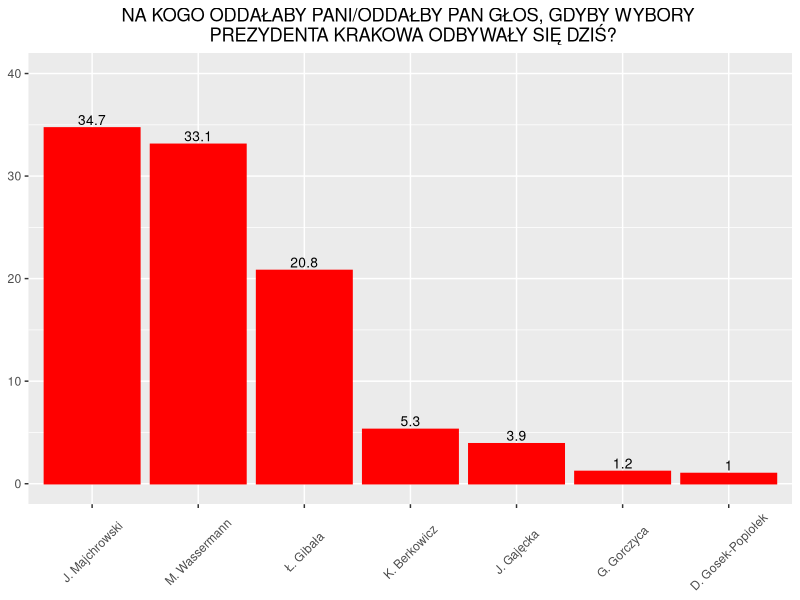

The R source for this figure:
## ---- chunk 1
knitr::opts_chunk$set(echo = TRUE)
## ---- chunk 2
library(ggplot2)
x <- c('J. Majchrowski', 'M. Wassermann', 'Ł. Gibała', 'K. Berkowicz', 'J. Gajęcka', 'G. Gorczyca', 'D. Gosek-Popiołek')
y <- c(34.7, 33.1, 20.8, 5.3, 3.9, 1.2, 1.0)
df <- data.frame(x, y)
## ---- chunk 3
theme_update(plot.title = element_text(hjust = 0.5))
ggplot(data=df, aes(x=reorder(x, -y), y=y)) +
  geom_bar(stat='identity', color='red', fill='red')+
  geom_text(aes(label=y), vjust=-0.3, size=3.5) +
  theme(axis.title.x=element_blank(),
        axis.title.y = element_blank(),
        axis.text.x = element_text(angle = 45, vjust = .5)) +
  labs(title="NA KOGO ODDAŁABY PANI/ODDAŁBY PAN GŁOS, GDYBY WYBORY \n PREZYDENTA KRAKOWA ODBYWAŁY SIĘ DZIŚ?") +
  expand_limits(y = c(0, 40))
